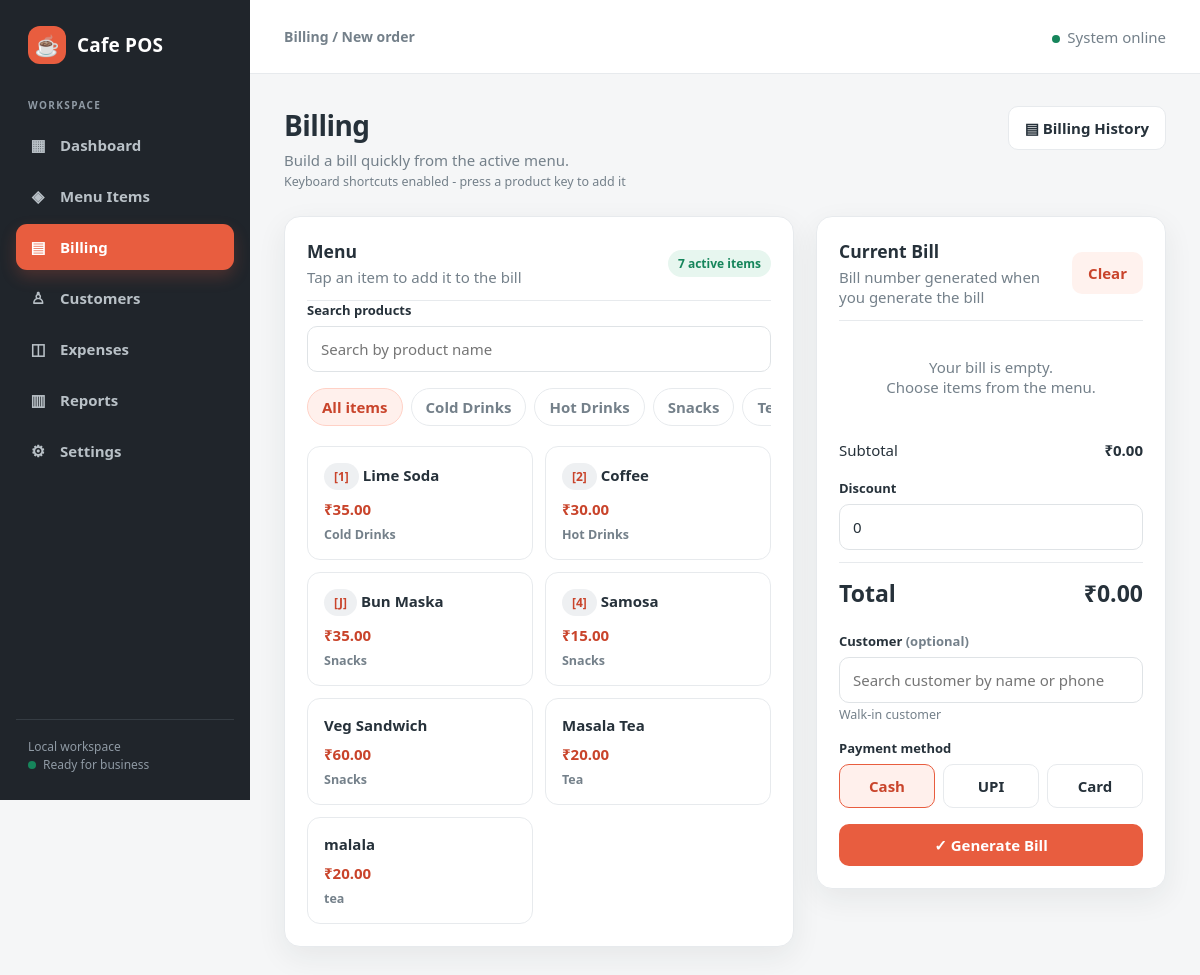
The app's page /billing/ with its own data.
### pos/models.py (models this page shows, shortened)
class Product(models.Model):
    name = models.CharField(max_length=120)
    category = models.CharField(max_length=80, blank=True)
    shortcut_key = models.CharField(max_length=12, blank=True, default="")
    price = models.DecimalField(max_digits=10, decimal_places=2)
    description = models.TextField(blank=True)
    image = models.FileField(upload_to="menu_items/", blank=True, null=True)
    cost_price = models.DecimalField(max_digits=10, decimal_places=2, default=0)
    stock = models.DecimalField(max_digits=10, decimal_places=2, default=0)
    is_active = models.BooleanField(default=True)
    class Meta:
        ordering = ["category", "name"]
        constraints = [
            models.UniqueConstraint(
                Lower("shortcut_key"),
                condition=~models.Q(shortcut_key="") & models.Q(is_active=True),
                name="unique_active_product_shortcut_key",
            ),
        ]

### pos/views.py (the view)
# urls.py: path("billing/", views.billing, name="billing"),
def billing(request):
    products = Product.objects.filter(is_active=True)
    categories = products.values_list("category", flat=True).distinct().order_by("category")
    return render(request, "pos/billing.html", {
        "products": products,
        "categories": categories,
        "customers": Customer.objects.all(),
        "payment_methods": Bill.PAYMENT_CHOICES,
        "business_settings": BusinessSettings.current(),
    })

### pos/models.py (called while the page is built)
    @classmethod
    def current(cls):
        settings, _ = cls.objects.get_or_create(pk=1)
        return settings

### templates/pos/billing.html (shortened to what this page needs)
{% extends "base.html" %}
{% block eyebrow %}Billing / New order{% endblock %}
{% block content %}
<div class="page-head">
<div><h1>Billing</h1><p>Build a bill quickly from the active menu.</p><small class="muted">Keyboard shortcuts enabled - press a product key to add it</small></div>
<a class="btn btn-outline" href="{% url 'billing_history' %}">▤ Billing History</a>
</div>
<div class="billing-layout">
<section>
<div class="card">
<div class="row" style="padding-top:0"><div><h3 style="margin-bottom:4px">Menu</h3><span class="muted">Tap an item to add it to the bill</span></div><span class="pill pill-success">{{ products|length }} active items</span></div>
<div class="field"><label class="field-label" for="productSearch">Search products</label><input id="productSearch" type="search" placeholder="Search by product name" autocomplete="off"></div>
<div class="category-tabs" id="categoryTabs"><button type="button" class="category-tab active" data-category="all">All items</button>{% for category in categories %}<button type="button" class="category-tab" data-category="{{ category|escapejs }}">{{ category }}</button>{% endfor %}</div>
<div class="products" id="productGrid">
{% for product in products %}
<button type="button" class="product" data-id="{{ product.id }}" data-name="{{ product.name|escapejs }}" data-price="{{ product.price }}" data-category="{{ product.category|escapejs }}" data-shortcut="{{ product.shortcut_key|escapejs }}" onclick="addItem({{ product.id }})"><b>{% if product.shortcut_key %}<span class="pill pill-muted">[{{ product.shortcut_key }}]</span> {% endif %}{{ product.name }}</b><span>₹{{ product.price|floatformat:2 }}</span>{% if product.category %}<small>{{ product.category }}</small>{% endif %}</button>
{% empty %}<div class="cart-empty">No active menu items. Add one from Menu Items.</div>{% endfor %}
</div>
</div>
</section>
<section class="billing-panel">
<div class="card">
<div class="row" style="padding-top:0"><div><h3 style="margin-bottom:4px">Current Bill</h3><span class="muted">Bill number generated when you generate the bill</span></div><button type="button" class="btn-soft" onclick="clearCart()">Clear</button></div>
<div id="cart"><div class="cart-empty">Your bill is empty.<br>Choose items from the menu.</div></div>
<div class="summary-line"><span>Subtotal</span><b>₹<span id="subtotal">0.00</span></b></div>
<div class="field" style="margin:12px 0"><label class="field-label" for="discount">Discount</label><input id="discount" type="number" min="0" step="0.01" value="0" placeholder="0.00" oninput="renderCart()"></div>
<div class="grand-total summary-line"><span>Total</span><b>₹<span id="grandTotal">0.00</span></b></div>
<div class="field" style="margin-top:16px"><label class="field-label" for="customerSearch">Customer <span class="muted">(optional)</span></label><input id="customerSearch" type="search" placeholder="Search customer by name or phone" autocomplete="off"><input id="customer" type="hidden"><div id="customerSuggestions" class="card" style="display:none;padding:6px;margin:6px 0 0"></div><small id="selectedCustomer" class="muted">Walk-in customer</small></div>
<div class="field"><span class="field-label">Payment method</span><div class="payment-grid">{% for value,label in payment_methods %}<label class="payment-option"><span>{{ label }}</span></label>{% endfor %}</div></div>
<button type="button" id="generateBillButton" class="btn btn-primary" style="width:100%" onclick="saveBill()">✓ Generate Bill</button>
</div>
</section>
</div>
{% endblock %}

### templates/base.html (style rules this page uses)
:root { --coral:#e85d3f;--coral-dark:#c9442b;--charcoal:#20252b;--ink:#26313a;--muted:#74808a;--surface:#fff;--bg:#f5f6f7;--line:#e7eaed;--success:#16855b;--danger:#c63d3d;--shadow:0 10px 30px rgba(32,37,43,.07);--radius:16px }
* { box-sizing:border-box }
html { background:var(--bg) }
body { margin:0;font-family:"DM Sans","Segoe UI",sans-serif;background:var(--bg);color:var(--ink);font-size:15px }
a { color:inherit;text-decoration:none }
.page-head { display:flex;justify-content:space-between;align-items:flex-start;gap:18px;margin-bottom:26px }
.page-head h1 { font-size:28px;margin:0 0 6px;letter-spacing:-.5px }
.page-head p { margin:0;color:var(--muted) }
.card { background:var(--surface);border:1px solid var(--line);border-radius:var(--radius);padding:22px;box-shadow:var(--shadow);margin-bottom:18px }
.card h2,.card h3 { margin-top:0 }
.btn,button { border:0;border-radius:10px;padding:11px 16px;cursor:pointer;background:var(--charcoal);color:#fff;font:inherit;font-weight:700;display:inline-flex;align-items:center;justify-content:center;gap:8px;transition:.18s ease }
.btn-primary { background:var(--coral) }
.btn-soft { background:#fff2ee;color:var(--coral-dark) }
.btn-outline { background:#fff;color:var(--ink);border:1px solid var(--line) }
.row { display:flex;align-items:center;justify-content:space-between;gap:14px;padding:13px 0;border-bottom:1px solid var(--line) }
.muted { color:var(--muted) }
.pill { display:inline-flex;align-items:center;border-radius:99px;padding:5px 10px;font-size:12px;font-weight:800 }
.pill-success { background:#e7f6ef;color:var(--success) }
.pill-muted { background:#eef0f2;color:var(--muted) }
input,select,textarea { width:100%;padding:12px 13px;border:1px solid #dfe3e6;border-radius:10px;background:#fff;color:var(--ink);font:inherit;outline:none }
.field-label { display:block;font-size:13px;font-weight:800;margin-bottom:7px }
.field { margin-bottom:16px }
.products { display:grid;grid-template-columns:repeat(auto-fill,minmax(155px,1fr));gap:12px }
.product { width:100%;background:#fff;border:1px solid var(--line);border-radius:13px;padding:16px;text-align:left;cursor:pointer;color:var(--ink);display:block }
.product b { display:block;margin-bottom:9px }
.product span { color:var(--coral-dark);font-weight:800 }
.product small { display:block;color:var(--muted);margin-top:7px;white-space:nowrap;overflow:hidden;text-overflow:ellipsis }
.billing-layout { display:grid;grid-template-columns:minmax(0,1.35fr) minmax(350px,.8fr);gap:22px;align-items:start }
.billing-panel { position:sticky;top:24px }
.category-tabs { display:flex;gap:8px;overflow:auto;padding-bottom:4px;margin-bottom:16px }
.category-tab { white-space:nowrap;border:1px solid var(--line);background:#fff;color:var(--muted);border-radius:99px;padding:8px 14px;font-weight:700;cursor:pointer }
.category-tab.active,.category-tab:hover { background:#fff0ec;border-color:#ffd1c6;color:var(--coral-dark) }
.summary-line { display:flex;justify-content:space-between;padding:7px 0 }
.grand-total { font-size:23px;font-weight:800;border-top:1px solid var(--line);margin-top:8px;padding-top:14px }
.payment-grid { display:grid;grid-template-columns:repeat(3,1fr);gap:8px }
.payment-option span { display:block;text-align:center;border:1px solid var(--line);padding:11px 6px;border-radius:10px;font-weight:800;cursor:pointer }
.payment-option input:checked+span { background:#fff0ec;color:var(--coral-dark);border-color:var(--coral) }

### records on screen
Product: shortcut_key "1", name "Lime Soda", price "35.00", category "Cold Drinks"
Product: shortcut_key "2", name "Coffee", price "30.00", category "Hot Drinks"
Product: shortcut_key "J", name "Bun Maska", price "35.00", category "Snacks"
Product: shortcut_key "4", name "Samosa", price "15.00", category "Snacks"
Product: name "Veg Sandwich", price "60.00", category "Snacks"
Product: name "Masala Tea", price "20.00", category "Tea"
Product: name "malala", price "20.00", category "tea"

### other values on screen
{{ products|length }} "7"
{{ category }} "Cold Drinks" "Hot Drinks" "Snacks"
{{ label }} "Cash" "UPI" "Card"
